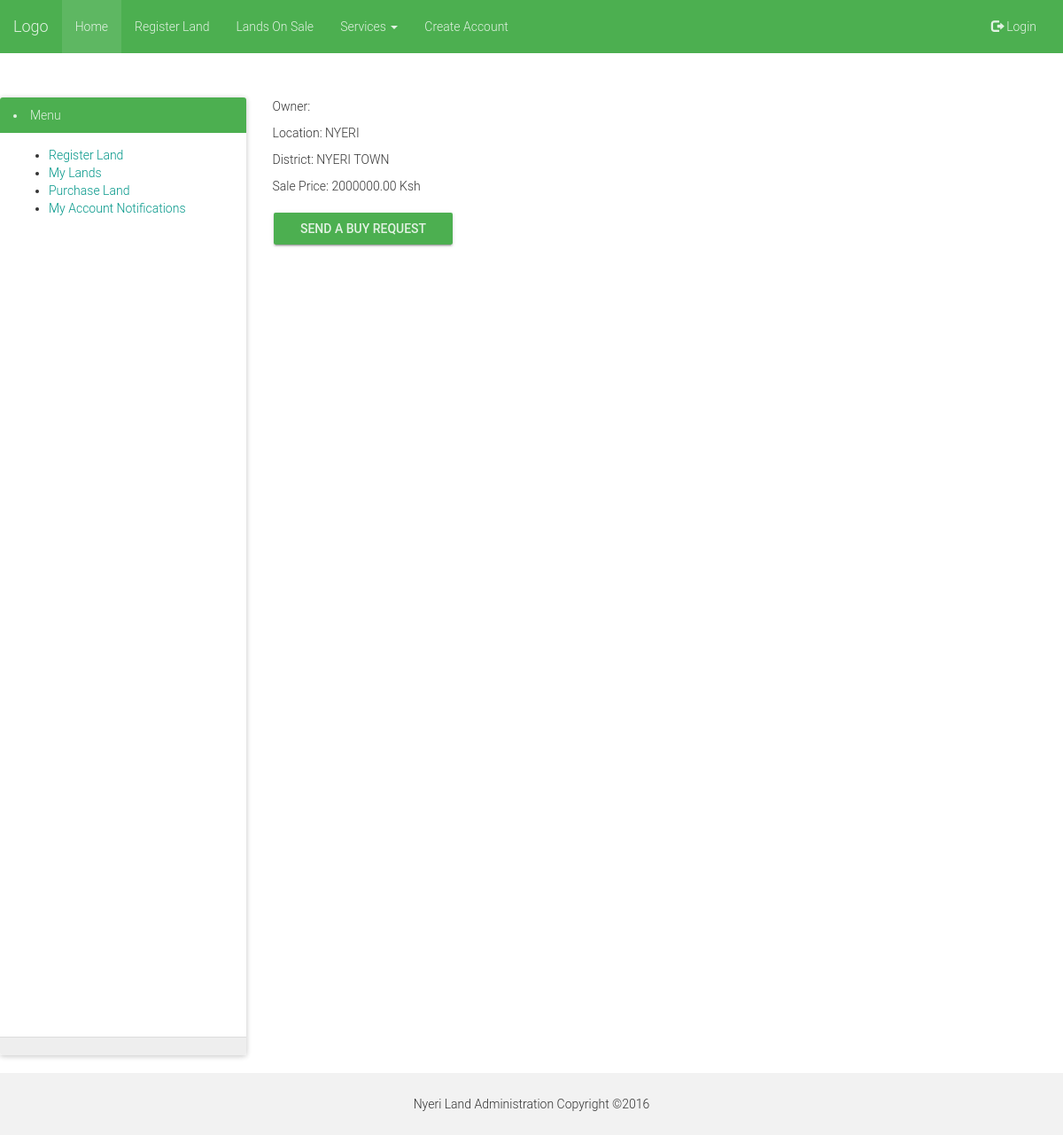
Screenshot of /land/display/1/ with the database file from the repository.
### land/models.py (models this page shows, shortened)
class Land(models.Model):
    user = models.ForeignKey(User, verbose_name="Land Owner")
    profile = models.ForeignKey(LandUserProfile, )
    title_deed_no = models.CharField(max_length=32, unique=True)
    registry_map_sheet_no = models.CharField(max_length=32, unique=True)
    approximate_size = models.DecimalField(max_digits=10, decimal_places=2)
    location = models.CharField(max_length=128)
    district = models.CharField(max_length=128)
    is_onsale = models.BooleanField(default=True)
    bought = models.BooleanField(default=False)
    transferred_completely = models.BooleanField(default=False)
    remaining_size = models.FloatField(default=0.0)
    sale_price = models.DecimalField(max_digits=10, decimal_places=2, default=0.00)
    date_updated = models.DateTimeField(auto_now_add=True)

### land/views.py (the view)
# urls.py: url(r'^land/display/(?P<pk>[0-9])/$', views.land_detail, name='land_details'),
def land_detail(request, pk=None):
    land = get_object_or_404(Land, pk=pk)
    return render(request, 'land/land_details.html', {'land': land, })

### landsys/templates/land/land_details.html
{% extends  'base.html' %}
{% block content %}
<div style="">
<p>Owner: {{ land.user.first_name }}</p>
<p>Location: {{ land.location }}</p>
<p>District: {{ land.district}}</p>
<p>Sale Price: {{ land.sale_price}} Ksh</p>
<p><a href="{% url 'land:buy_land' pk=land.pk %} " class="btn btn-success btn-raised">Send A Buy Request</a> </p>
</div>
{% endblock %}

### landsys/templates/base.html (style rules this page uses)
.custom { background-color: #ffffff; background-repeat: no-repeat; background-color: transparent; }

### rows the page displays
Land: location "NYERI", district "NYERI TOWN", sale_price "2000000.00"
